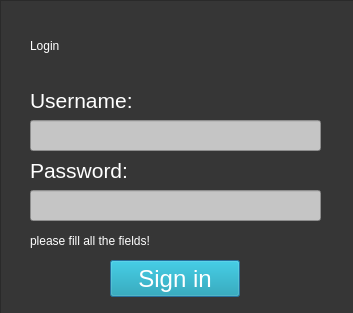
<?xml version="1.0" encoding="UTF-8"?>
<ui version="4.0">
 <class>Dialog</class>
 <widget class="QDialog" name="Dialog">
  <property name="geometry">
   <rect>
    <x>0</x>
    <y>0</y>
    <width>353</width>
    <height>313</height>
   </rect>
  </property>
  <property name="windowTitle">
   <string>Dialog</string>
  </property>
  <property name="styleSheet">
   <string notr="true">background-color: rgb(54, 54, 54);</string>
  </property>
  <property name="modal">
   <bool>true</bool>
  </property>
  <widget class="QFrame" name="frame_2">
   <property name="geometry">
    <rect>
     <x>0</x>
     <y>0</y>
     <width>471</width>
     <height>461</height>
    </rect>
   </property>
   <property name="styleSheet">
    <string notr="true">background-color: rgb(202,202,202);</string>
   </property>
   <property name="frameShape">
    <enum>QFrame::StyledPanel</enum>
   </property>
   <property name="frameShadow">
    <enum>QFrame::Raised</enum>
   </property>
   <widget class="QFrame" name="frame">
    <property name="geometry">
     <rect>
      <x>0</x>
      <y>0</y>
      <width>451</width>
      <height>351</height>
     </rect>
    </property>
    <property name="styleSheet">
     <string notr="true">background-color: rgb(54,54,54);</string>
    </property>
    <property name="frameShape">
     <enum>QFrame::StyledPanel</enum>
    </property>
    <property name="frameShadow">
     <enum>QFrame::Raised</enum>
    </property>
    <widget class="QPushButton" name="pushButton_3">
     <property name="geometry">
      <rect>
       <x>110</x>
       <y>260</y>
       <width>130</width>
       <height>37</height>
      </rect>
     </property>
     <property name="styleSheet">
      <string notr="true">background-color: rgb(14, 154, 175);
color: rgb(255,255,255);
font-size: 18pt
</string>
     </property>
     <property name="text">
      <string>Sign in</string>
     </property>
    </widget>
    <widget class="QLabel" name="label_4">
     <property name="geometry">
      <rect>
       <x>30</x>
       <y>90</y>
       <width>111</width>
       <height>21</height>
      </rect>
     </property>
     <property name="styleSheet">
      <string notr="true">color: rgb(255,255,255);
font-size: 16pt</string>
     </property>
     <property name="text">
      <string>Username:</string>
     </property>
    </widget>
    <widget class="QLineEdit" name="lineEdit_5">
     <property name="geometry">
      <rect>
       <x>30</x>
       <y>120</y>
       <width>291</width>
       <height>31</height>
      </rect>
     </property>
     <property name="autoFillBackground">
      <bool>false</bool>
     </property>
     <property name="styleSheet">
      <string notr="true">background-color: rgb(197,197,197);
color: rgb(42, 42, 42);
font-size: 12pt
</string>
     </property>
     <property name="text">
      <string/>
     </property>
     <property name="placeholderText">
      <string/>
     </property>
    </widget>
    <widget class="QLabel" name="label_3">
     <property name="geometry">
      <rect>
       <x>30</x>
       <y>10</y>
       <width>221</width>
       <height>71</height>
      </rect>
     </property>
     <property name="styleSheet">
      <string notr="true">background-color: rgb(54,54,54);
color: rgb(255, 255, 255);
font: 75 28pt &quot;MS Shell Dlg 2&quot;;</string>
     </property>
     <property name="text">
      <string>Login</string>
     </property>
    </widget>
    <widget class="QLineEdit" name="lineEdit_6">
     <property name="geometry">
      <rect>
       <x>30</x>
       <y>190</y>
       <width>291</width>
       <height>31</height>
      </rect>
     </property>
     <property name="autoFillBackground">
      <bool>false</bool>
     </property>
     <property name="styleSheet">
      <string notr="true">background-color: rgb(197,197,197);
color: rgb(42, 42, 42);
font-size: 12pt</string>
     </property>
     <property name="inputMethodHints">
      <set>Qt::ImhHiddenText|Qt::ImhNoAutoUppercase|Qt::ImhNoPredictiveText|Qt::ImhSensitiveData</set>
     </property>
     <property name="inputMask">
      <string comment="*"/>
     </property>
     <property name="text">
      <string/>
     </property>
     <property name="echoMode">
      <enum>QLineEdit::Password</enum>
     </property>
     <property name="placeholderText">
      <string/>
     </property>
    </widget>
    <widget class="QLabel" name="label_5">
     <property name="geometry">
      <rect>
       <x>30</x>
       <y>160</y>
       <width>111</width>
       <height>21</height>
      </rect>
     </property>
     <property name="styleSheet">
      <string notr="true">color: rgb(255,255,255);
font-size: 16pt</string>
     </property>
     <property name="text">
      <string>Password:</string>
     </property>
    </widget>
    <widget class="QLabel" name="label_6">
     <property name="geometry">
      <rect>
       <x>30</x>
       <y>230</y>
       <width>221</width>
       <height>21</height>
      </rect>
     </property>
     <property name="styleSheet">
      <string notr="true">background-color: rgb(54,54,54);
color: rgb(255, 255, 255);
font: 75 10pt &quot;MS Shell Dlg 2&quot;;</string>
     </property>
     <property name="text">
      <string>username or password are wrong!</string>
     </property>
    </widget>
    <widget class="QLabel" name="label_11">
     <property name="geometry">
      <rect>
       <x>30</x>
       <y>230</y>
       <width>221</width>
       <height>21</height>
      </rect>
     </property>
     <property name="styleSheet">
      <string notr="true">background-color: rgb(54,54,54);
color: rgb(255, 255, 255);
font: 75 10pt &quot;MS Shell Dlg 2&quot;;</string>
     </property>
     <property name="text">
      <string>please fill all the fields!</string>
     </property>
    </widget>
   </widget>
  </widget>
 </widget>
 <resources/>
 <connections/>
</ui>
